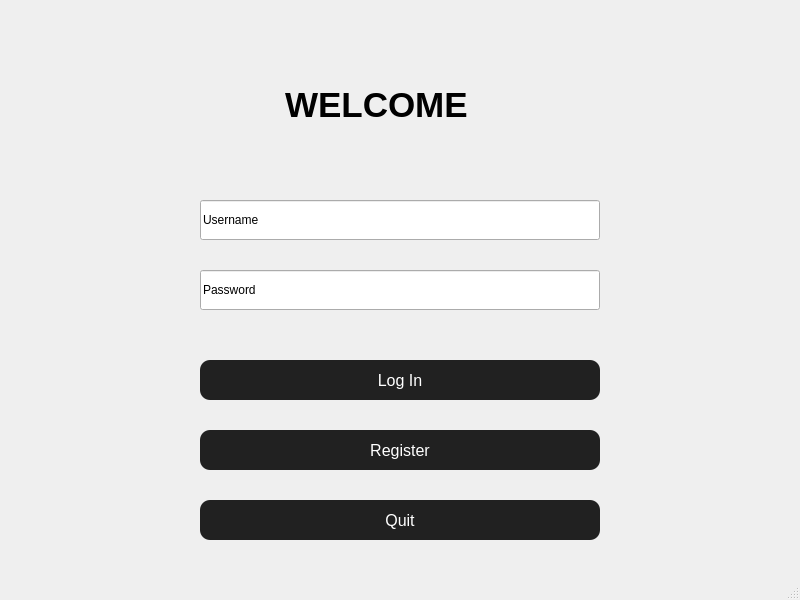
<?xml version="1.0" encoding="UTF-8"?>
<ui version="4.0">
 <class>MainWindow</class>
 <widget class="QMainWindow" name="MainWindow">
  <property name="geometry">
   <rect>
    <x>0</x>
    <y>0</y>
    <width>800</width>
    <height>600</height>
   </rect>
  </property>
  <property name="windowTitle">
   <string>MainWindow</string>
  </property>
  <widget class="QWidget" name="centralwidget">
   <widget class="QLabel" name="label">
    <property name="geometry">
     <rect>
      <x>0</x>
      <y>0</y>
      <width>800</width>
      <height>600</height>
     </rect>
    </property>
    <property name="text">
     <string/>
    </property>
    <property name="pixmap">
     <pixmap>photo1.png</pixmap>
    </property>
    <property name="scaledContents">
     <bool>true</bool>
    </property>
   </widget>
   <widget class="QLineEdit" name="Username_editline">
    <property name="geometry">
     <rect>
      <x>200</x>
      <y>200</y>
      <width>400</width>
      <height>40</height>
     </rect>
    </property>
    <property name="layoutDirection">
     <enum>Qt::LeftToRight</enum>
    </property>
    <property name="text">
     <string>Username</string>
    </property>
   </widget>
   <widget class="QLineEdit" name="Password_editline">
    <property name="geometry">
     <rect>
      <x>200</x>
      <y>270</y>
      <width>400</width>
      <height>40</height>
     </rect>
    </property>
    <property name="text">
     <string>Password</string>
    </property>
   </widget>
   <widget class="QPushButton" name="LogIn_btn">
    <property name="geometry">
     <rect>
      <x>200</x>
      <y>360</y>
      <width>400</width>
      <height>40</height>
     </rect>
    </property>
    <property name="minimumSize">
     <size>
      <width>40</width>
      <height>0</height>
     </size>
    </property>
    <property name="sizeIncrement">
     <size>
      <width>0</width>
      <height>0</height>
     </size>
    </property>
    <property name="styleSheet">
     <string notr="true">QPushButton {
    background-color: rgba(0, 0, 0, 220);  /* თითქმის სრული შავი */
    color: #ffffff;
    border-radius: 10px;
    padding: 10px;
    font-size: 16px;
    border: none;
}
QPushButton:hover {
    background-color: rgba(30, 30, 30, 220);  /* ღია შავი hover */
}</string>
    </property>
    <property name="text">
     <string>Log In</string>
    </property>
   </widget>
   <widget class="QPushButton" name="Register_btn">
    <property name="geometry">
     <rect>
      <x>200</x>
      <y>430</y>
      <width>400</width>
      <height>40</height>
     </rect>
    </property>
    <property name="minimumSize">
     <size>
      <width>0</width>
      <height>0</height>
     </size>
    </property>
    <property name="styleSheet">
     <string notr="true">QPushButton {
    background-color: rgba(0, 0, 0, 220);  /* თითქმის სრული შავი */
    color: #ffffff;
    border-radius: 10px;
    padding: 10px;
    font-size: 16px;
    border: none;
}
QPushButton:hover {
    background-color: rgba(30, 30, 30, 220);  /* ღია შავი hover */
}</string>
    </property>
    <property name="text">
     <string>Register</string>
    </property>
   </widget>
   <widget class="QPushButton" name="Quit_btn">
    <property name="geometry">
     <rect>
      <x>200</x>
      <y>500</y>
      <width>400</width>
      <height>40</height>
     </rect>
    </property>
    <property name="minimumSize">
     <size>
      <width>0</width>
      <height>0</height>
     </size>
    </property>
    <property name="sizeIncrement">
     <size>
      <width>0</width>
      <height>0</height>
     </size>
    </property>
    <property name="styleSheet">
     <string notr="true">QPushButton {
    background-color: rgba(0, 0, 0, 220);  /* თითქმის სრული შავი */
    color: #ffffff;
    border-radius: 10px;
    padding: 10px;
    font-size: 16px;
    border: none;
}
QPushButton:hover {
    background-color: rgba(30, 30, 30, 220);  /* ღია შავი hover */
}</string>
    </property>
    <property name="text">
     <string>Quit</string>
    </property>
   </widget>
   <widget class="QLabel" name="WELCOME_TEXT">
    <property name="geometry">
     <rect>
      <x>285</x>
      <y>80</y>
      <width>220</width>
      <height>50</height>
     </rect>
    </property>
    <property name="font">
     <font>
      <pointsize>26</pointsize>
      <weight>75</weight>
      <italic>false</italic>
      <bold>true</bold>
      <underline>false</underline>
      <strikeout>false</strikeout>
     </font>
    </property>
    <property name="mouseTracking">
     <bool>false</bool>
    </property>
    <property name="text">
     <string>WELCOME</string>
    </property>
   </widget>
  </widget>
  <widget class="QMenuBar" name="menubar">
   <property name="geometry">
    <rect>
     <x>0</x>
     <y>0</y>
     <width>800</width>
     <height>26</height>
    </rect>
   </property>
  </widget>
  <widget class="QStatusBar" name="statusbar"/>
 </widget>
 <resources/>
 <connections/>
</ui>
